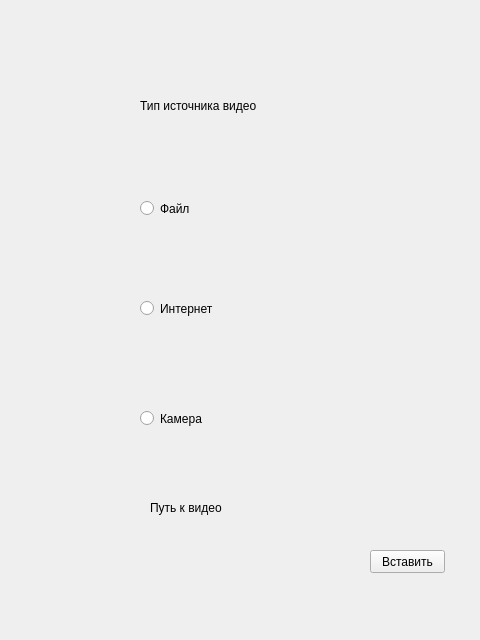
<?xml version="1.0" encoding="UTF-8"?>
<ui version="4.0">
 <class>Form</class>
 <widget class="QWidget" name="Form">
  <property name="geometry">
   <rect>
    <x>0</x>
    <y>0</y>
    <width>480</width>
    <height>640</height>
   </rect>
  </property>
  <property name="windowTitle">
   <string>Form</string>
  </property>
  <widget class="QRadioButton" name="radioButton">
   <property name="geometry">
    <rect>
     <x>140</x>
     <y>200</y>
     <width>82</width>
     <height>17</height>
    </rect>
   </property>
   <property name="text">
    <string>Файл</string>
   </property>
  </widget>
  <widget class="QRadioButton" name="radioButton_2">
   <property name="geometry">
    <rect>
     <x>140</x>
     <y>300</y>
     <width>82</width>
     <height>17</height>
    </rect>
   </property>
   <property name="text">
    <string>Интернет</string>
   </property>
  </widget>
  <widget class="QRadioButton" name="radioButton_3">
   <property name="geometry">
    <rect>
     <x>140</x>
     <y>410</y>
     <width>82</width>
     <height>17</height>
    </rect>
   </property>
   <property name="text">
    <string>Камера</string>
   </property>
  </widget>
  <widget class="QLabel" name="label">
   <property name="geometry">
    <rect>
     <x>140</x>
     <y>90</y>
     <width>121</width>
     <height>31</height>
    </rect>
   </property>
   <property name="text">
    <string>Тип источника видео</string>
   </property>
  </widget>
  <widget class="QLabel" name="label_2">
   <property name="geometry">
    <rect>
     <x>150</x>
     <y>500</y>
     <width>91</width>
     <height>16</height>
    </rect>
   </property>
   <property name="text">
    <string>Путь к видео</string>
   </property>
  </widget>
  <widget class="QLabel" name="label_3">
   <property name="geometry">
    <rect>
     <x>130</x>
     <y>550</y>
     <width>201</width>
     <height>21</height>
    </rect>
   </property>
   <property name="text">
    <string/>
   </property>
  </widget>
  <widget class="QPushButton" name="pushButton">
   <property name="geometry">
    <rect>
     <x>370</x>
     <y>550</y>
     <width>75</width>
     <height>23</height>
    </rect>
   </property>
   <property name="text">
    <string>Вставить</string>
   </property>
  </widget>
 </widget>
 <resources/>
 <connections/>
</ui>
